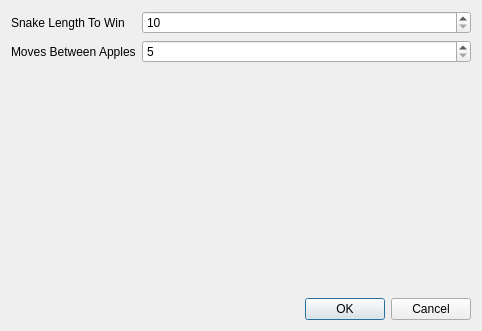
<?xml version="1.0" encoding="UTF-8"?>
<ui version="4.0">
 <class>ConfigDialog</class>
 <widget class="QDialog" name="ConfigDialog">
  <property name="geometry">
   <rect>
    <x>0</x>
    <y>0</y>
    <width>482</width>
    <height>331</height>
   </rect>
  </property>
  <property name="windowTitle">
   <string>Settings</string>
  </property>
  <layout class="QVBoxLayout" name="verticalLayout">
   <item>
    <layout class="QFormLayout" name="formLayout">
     <item row="0" column="0">
      <widget class="QLabel" name="label">
       <property name="text">
        <string>Snake Length To Win</string>
       </property>
      </widget>
     </item>
     <item row="0" column="1">
      <widget class="QSpinBox" name="snakeLength">
       <property name="minimum">
        <number>10</number>
       </property>
      </widget>
     </item>
     <item row="1" column="0">
      <widget class="QLabel" name="label_2">
       <property name="text">
        <string>Moves Between Apples</string>
       </property>
      </widget>
     </item>
     <item row="1" column="1">
      <widget class="QSpinBox" name="movesBetween">
       <property name="minimum">
        <number>5</number>
       </property>
       <property name="maximum">
        <number>30</number>
       </property>
      </widget>
     </item>
    </layout>
   </item>
   <item>
    <layout class="QHBoxLayout" name="horizontalLayout_2" stretch="0">
     <item>
      <widget class="QDialogButtonBox" name="buttonBox">
       <property name="standardButtons">
        <set>QDialogButtonBox::Cancel|QDialogButtonBox::Ok</set>
       </property>
      </widget>
     </item>
    </layout>
   </item>
  </layout>
 </widget>
 <resources/>
 <connections/>
</ui>
